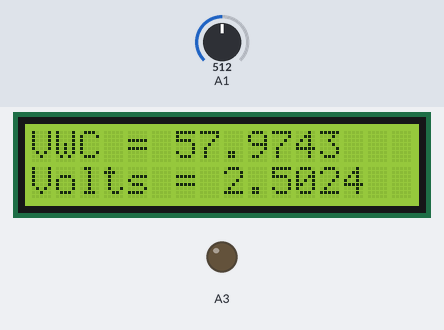
Bench run of a sketch on a simulated Arduino Uno, built with avr-gcc and run on an emulated ATmega328P. On the bench: 16×2 character LCD, output pins drawn as LEDs (lit = HIGH). Inputs (shaded band) come from the test bench; at power-on: A1 = 512. What the sketch prints to the serial monitor is not drawn.

Above: at 8.7 s.
8.8 s: A1 set to 716
At 14.5 s:
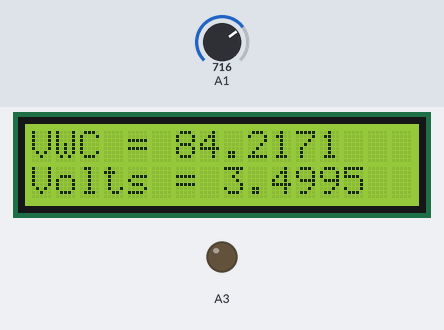
20.0 s: A1 set to 900
At 27.5 s:
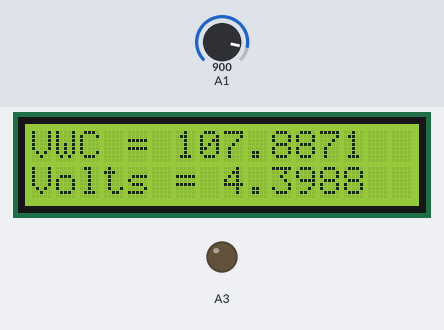
27.9 s: A1 set to 1023
At 32.9 s:
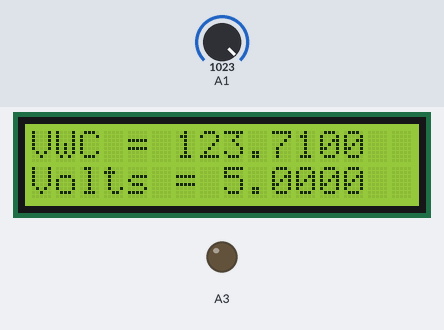
Timing chart, 0 to 45.0 s (numbered marks = the images above; inputs shaded):
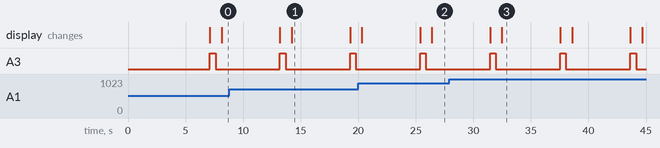

Measured:
- after the input at 8.8 s, the display: first differs from a run without the input after 5.4 s (image 1)
- after the input at 20.0 s, the display: first differs from a run without the input after 6.4 s (image 2)
- after the input at 27.9 s, the display: first differs from a run without the input after 4.6 s (image 3)
- by itself, A3: alternates HIGH for 0.50 s and LOW for 5.6 s
- what the display in image 1 shows lasts 5.1 s, from 14.2 s to 19.3 s

The sketch:

soilmoisture_LCD.ino
```cpp
#include <SoftwareSerial.h>
// include the library code:
#include <Wire.h>
#include <Adafruit_RGBLCDShield.h>
#include <utility/Adafruit_MCP23017.h>


// The shield uses the I2C SCL and SDA pins. On classic Arduinos
// this is Analog 4 and 5 so you can't use those for analogRead() anymore
// However, you can connect other I2C sensors to the I2C bus and share
// the I2C bus.
Adafruit_RGBLCDShield lcd = Adafruit_RGBLCDShield();

void setup(){
  pinMode(A3, OUTPUT);
  Serial.begin(9600);
  lcd.begin(16,2);
  lcd.setCursor(0,0);
  lcd.print("Soil Moisture");
  lcd.setCursor(0,1);
  lcd.print("starting up");
  delay(7000);
  lcd.setCursor(0,0);

  lcd.print("                ");
  lcd.setCursor(0,1);
  lcd.print("               ");

}

//declare variables with appropriate precision
int value2;
float VWC1;
double soil1Voltage;


void loop(){
  senseValues();
  //----------------
  lcd.setCursor(0,0);
  lcd.print("VWC =");
  lcd.setCursor(6,0);
  lcd.print(VWC1,4);
  lcd.setCursor(0,1);
  lcd.print("Volts =");
  lcd.setCursor(8,1);
  lcd.print(soil1Voltage,4);
  delay(5000);
  lcd.setCursor(0,0);
  lcd.print("               ");
  lcd.setCursor(0,1);
  lcd.print("               ");


    // Print some values to the serial monitor
  Serial.print("Soil moisture 1 value is: ");
  Serial.println(VWC1,4);
  Serial.print("Moisture Volts are: ");
  Serial.print(soil1Voltage,4);
  Serial.println("V");
  Serial.print("Analog value is:");
  Serial.println(value2,2);
}


void senseValues(){
  digitalWrite(A3, HIGH);
  delay(500);
  value2 = analogRead(A1);                      //VH400 soil sensor 1
  digitalWrite(A3, LOW);
  delay(500);

    // Calculate Volumetric Water Content based on calibration and piecewise linear equation

   soil1Voltage = value2*(5.0/1023.0);  //Convert to voltage with 5V input

    if(soil1Voltage <= 1.1) {
      VWC1 = 10*soil1Voltage-1;
    } else if(soil1Voltage > 1.1 && soil1Voltage <= 1.3) {
      VWC1 = 25*soil1Voltage-17.5;
    } else if(soil1Voltage > 1.3 && soil1Voltage <= 1.82) {
      VWC1 = 48.08*soil1Voltage-47.5;
    } else if(soil1Voltage > 1.82) {
      VWC1 = 26.32*soil1Voltage-7.89;
    }

}
```
